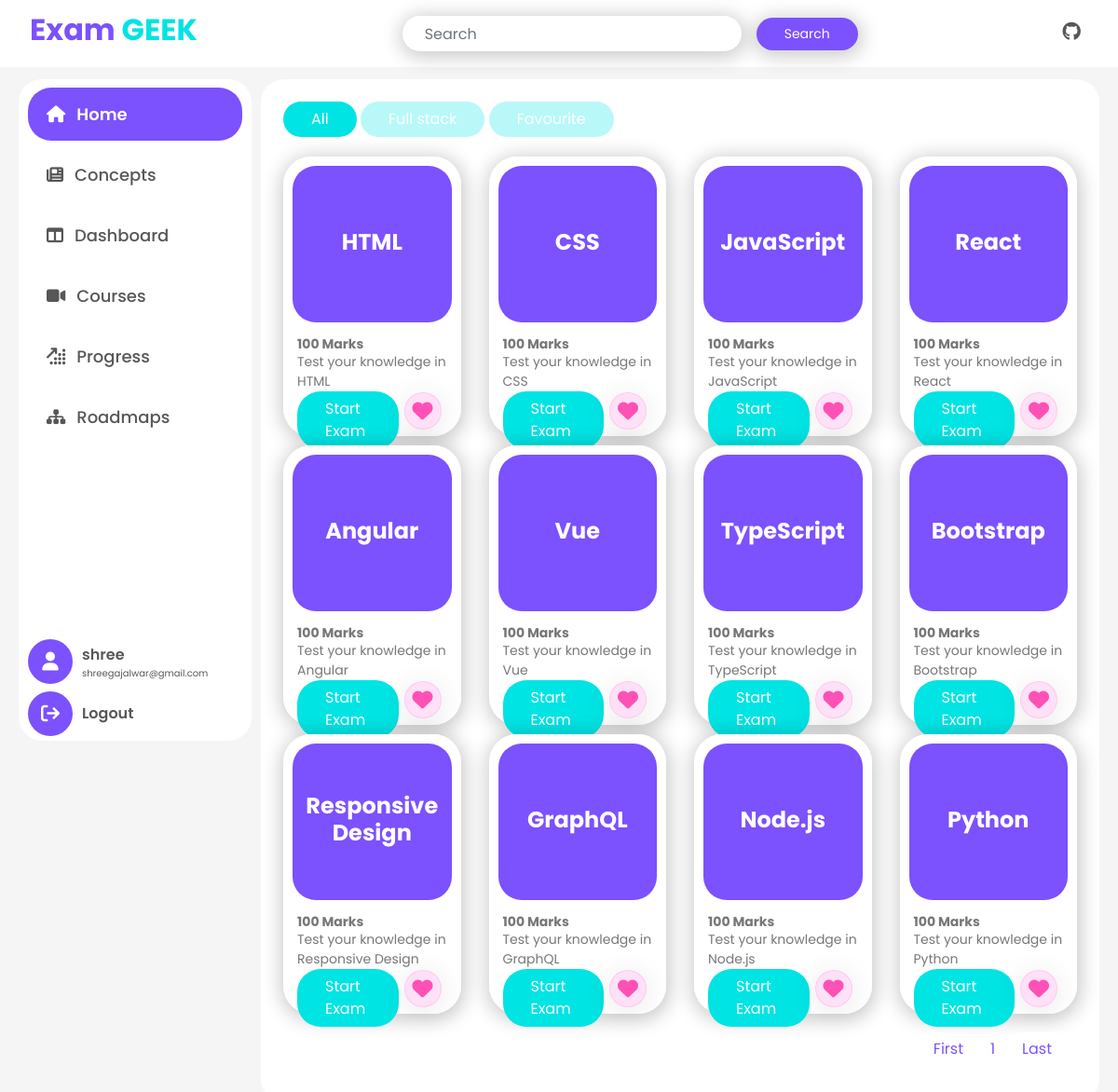
The app's page / (signed in), older data.
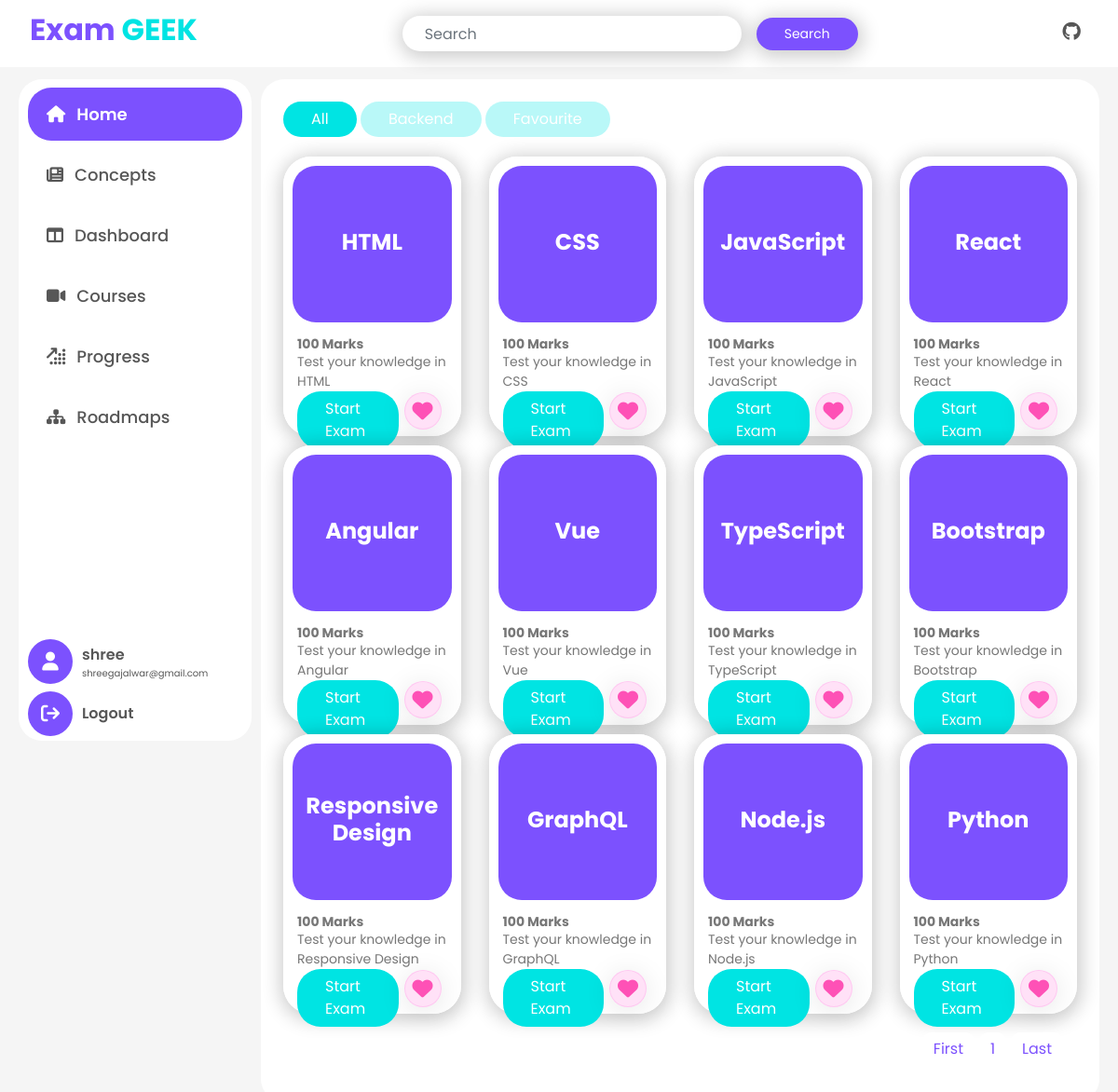
The same page, newer data.
### examapp/models.py (models this page shows)
class RoadMap(models.Model):
    user = models.ForeignKey(User,on_delete=models.CASCADE)
    roadmap = models.ForeignKey(RoadMapList,on_delete=models.CASCADE,null=True)
    def __str__(self):
        return str(self.roadmap)

class RoadMapList(models.Model):
    roadmap_name = models.CharField(max_length=255)
    skill = models.ManyToManyField(Skills)
    def __str__(self):
        return str(self.roadmap_name)

### examapp/views.py (the view, shortened to what this page needs)
# urls.py: path('', views.home, name='home'),
@login_required
def home(request):
    page = 1
    total_exams = Exam.objects.all().count()
    total_pages = total_exams // 12
    if request.user:
        roadmap, create = RoadMap.objects.get_or_create(user=request.user)
        roadmap.save()
        recommended = []
        if roadmap.roadmap != None:
            skillset = RoadMapList.objects.get(roadmap_name=roadmap)
            recommended = skillset.skill.all()
    if request.method == 'GET' and 'query' in request.GET:
        query = request.GET.get('query')
        exams = Exam.objects.filter(
            Q(title__skill__icontains=query) | Q(description__icontains=query)
        )
    else:
        if 'page' in request.GET:
            page = int(request.GET.get('page'))*12
            exams = Exam.objects.all()[page-12:page]
        else:
            exams = Exam.objects.all()[:12]
    favourite_exams = FavouriteExam.objects.filter(
        user=request.user).select_related('exam')
    favourite_exams = [fav_exam.exam for fav_exam in favourite_exams]
    return render(request, 'examapp/home.html', {
        'exams': exams,
        "roadmap": roadmap,
        "recommended_exams": recommended,
        "favourite_exams": favourite_exams,
        "page":page//12,
        "prev_page":int(page//12) - 1,
        "next_page":int(page//12) + 1,
        "total_pages":range(1,total_pages),
        "total_pages_count":total_pages
    })

### examapp/models.py (called while the page is built)
    def __str__(self):
        return self.title.skill

### examapp/templatetags/custom_filters.py (called while the page is built)
@register.filter(name='removespaces')
def removespaces(value):
    return value.replace(' ', '')

### examapp/templates/examapp/home.html (shortened to what this page needs)
{% extends 'base.html' %}
{% load static %}
{% load custom_filters %}
{% block content %}
    {% include 'sidebar.html' %}
    <div class="content">
        <div class="p-1">
            <div class="mb-3">
                <button class="btn-theme-tab tab-btn all-btn active" onclick="changeHomeContainer('all')">All</button>
                {% if roadmap %}
                <button class="btn-theme-tab tab-btn roadmap-btn" onclick="changeHomeContainer('roadmap')">{{roadmap}}</button>
                {% endif %}
                <button class="btn-theme-tab tab-btn favourite-btn" onclick="changeHomeContainer('favourite')">Favourite</button>
            </div>
            <div class="row all-container ">
                {% for exam in exams %}
                <div class="col-md-3 d-flex justify-content-center">
                    <div class="card ">
                        <div class="card-body">
                            <div class="purple-title">
                                <h5 class="card-title">{{ exam.title.skill }}</h5>
                            </div>
                            <div class="card-content d-flex flex-column justify-content-between">
                                <div>
                                    <h6 class="card-text bold-700 my-0">100 Marks</h6>
                                    <p class="card-text my-0">Test your knowledge in {{ exam.title.skill }}</p>
                                </div>
                                <div class="d-flex justify-content-between ">
                                    <a href="{% url 'exam' exam.id %}" class="btn-theme-secondary text-white ">Start Exam</a>
                                    <form action="{% url 'home' %}" method="post">
                                        <button type="submit" class="fav-form-btn border-none outline-none bg-white" onclick="submitFavForm()">
                                            <span class="bookmark"><i class="fa-solid fa-heart"></i></span>
                                        </button>
                                    </form>
                                </div>
                            </div>
                        </div>
                    </div>
                </div>
                {% endfor %}
            </div>
        </div>
        <div class="custom-pagination mt-2 d-flex justify-content-end px-3">
            <nav aria-label="...">
                <ul class="pagination pagination-md">
                    <li class="page-item" aria-current="page">
                        <span class="page-link"><a class="pg-element pg-element-{{i}}" href="{% url 'home' %}?page=1">First</a></span>
                    </li>
                    {% for i in total_pages %}
                    <li
                    class="page-item
                    {% if i == next_page or i == prev_page  or i == page %} d-block {% else %} d-none {% endif %}
                    " aria-current="page">
                        <span class="page-link"><a class="pg-element pg-element-{{i}}" href="{% url 'home' %}?page={{ i }}">{{ i }}</a></span>
                    </li>
                    {% endfor %}
                    <li class="page-item" aria-current="page">
                        <span class="page-link"><a class="pg-element pg-element-{{i}}" href="{% url 'home' %}?page={{total_pages_count}}">Last</a></span>
                    </li>
                </ul>
            </nav>
        </div>
    </div>
{% endblock %}

Row changes from the older to the newer data that the page shows:
changed RoadMap: roadmap.roadmap_name "Full stack" → "Backend"
